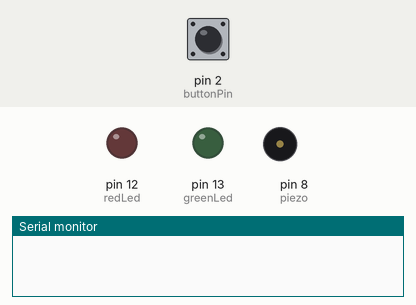
This sketch was run on a simulated Arduino Uno, built with avr-gcc and run on an emulated ATmega328P. Shown: output pins drawn as LEDs (lit = HIGH), buzzer (waves = sounding), the last lines printed to the serial monitor. The test bench sets the inputs (shaded band); at power-on: pin 2 (buttonPin) LOW.

Above: at 1.2 s.
1.3 s: pin 2 (buttonPin) pulled HIGH for 0.15 s
At 1.38 s:
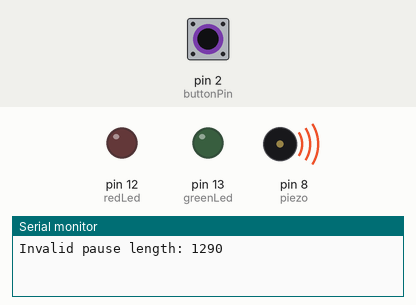
2.9 s: pin 2 (buttonPin) pulled HIGH for 3.2 s
At 6.6 s:
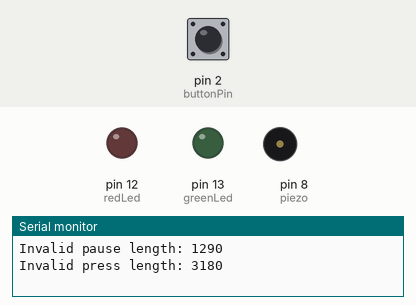
7.6 s: pin 2 (buttonPin) pulsed HIGH 2 times (0.12 s each, 0.3 s apart)
At 7.96 s:
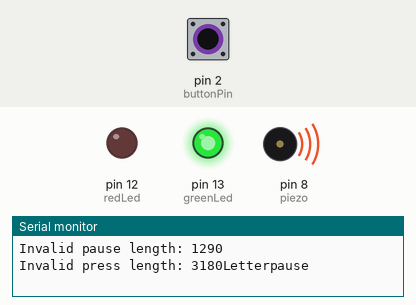
9.7 s: pin 2 (buttonPin) pulsed HIGH 5 times (0.12 s each, 0.3 s apart)
At 10.22 s:
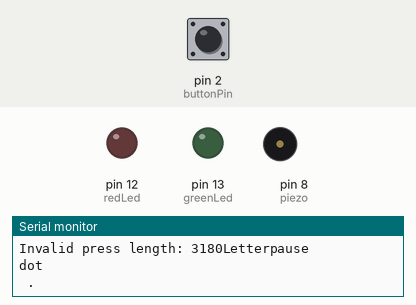
Timing chart, 0 to 12.7 s (numbered marks = the images above; inputs shaded):
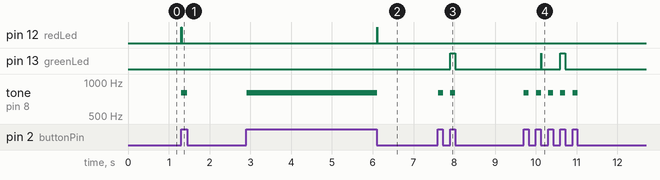

Measured:
- after the input at 1.3 s, pin 12 (redLed): LOW → HIGH at once, → LOW 0.01 s later; tone on pin 8 (piezo): silent → 800 Hz at once, → silent 0.15 s later
- after the input at 2.9 s, pin 12 (redLed): LOW → HIGH after 3.2 s, → LOW 0.01 s later; tone on pin 8 (piezo): silent → 800 Hz at once, → silent 3.2 s later
- after the input at 7.6 s, pin 13 (greenLed): LOW → HIGH after 0.31 s, → LOW 0.12 s later; tone on pin 8 (piezo): alternates 800 Hz for 0.12 s and silent for 0.18 s, 4 changes in all, then stays silent, starting at once
- after the input at 9.7 s, pin 13 (greenLed): LOW → HIGH after 0.43 s, → LOW 0.01 s later, → HIGH 0.46 s later, → LOW 0.12 s later; tone on pin 8 (piezo): alternates 800 Hz for 0.12 s and silent for 0.18 s, 10 changes in all, then stays silent, starting at once

The sketch:

morspy.ino
```cpp
const int buttonPin = 2;
const int greenLed = 13;
const int redLed = 12;
const int piezo = 8;

/*
 * Morse rules:
 *
 * 1. Length of dot is one unit
 * 2. Length of dash is three units
 * 3. The space between parts of the letter is one unit
 * 4. The space between letters is three units
 * 5. The space between words is seven units
 */

int multiplier = 100;
int delayPeriod = 10;
int lastReading = LOW;

int dotLength = multiplier;
int dashLength = multiplier * 3;
int charPause = multiplier;
int letterPause = multiplier * 3;
int wordPause = multiplier * 7;

int dotLengthTolerance = dotLength / 2;
int dashLengthTolerance = dashLength / 2;
int charPauseTolerance = charPause / 2;
int letterPauseTolerance = letterPause / 2;
int wordPauseTolerance = wordPause / 2;

int timeOn = 0;
int timeOff = 0;
int lastTimeOn = 0;
int lastTimeOff = 0;

String morse = "";

int counter = 0;
int remainder;
int buttonStatus [4];

void setup() {
  pinMode(buttonPin, INPUT);
  pinMode(greenLed, OUTPUT);
  pinMode(redLed, OUTPUT);
  Serial.begin(9600);
}


void lateOrEarly(int diffs[]){
  for (int i; i < sizeof(diffs)-1 ; i++){
    Serial.print(diffs[i]);
  }
}

void loop() {
  delay(delayPeriod);

  if (digitalRead(buttonPin) == HIGH){
    tone(piezo, 800);
    digitalWrite(redLed, LOW);
    timeOn += delayPeriod;
    lastTimeOff = timeOff;
    timeOff = 0;
  }
  else{
    noTone(piezo);
    digitalWrite(greenLed, LOW);
    digitalWrite(redLed, LOW);
    timeOff += delayPeriod;
    lastTimeOn = timeOn;
    timeOn = 0;
  }

  if (lastReading != digitalRead(buttonPin) && buttonStatus[0] == lastReading && buttonStatus[1] == lastReading && buttonStatus[2] == lastReading && buttonStatus[3] == lastReading && buttonStatus[4] == lastReading){
    if (lastReading == LOW){
      if ((charPause + charPauseTolerance) > lastTimeOff && lastTimeOff > (charPause - charPauseTolerance)){
        digitalWrite(greenLed, HIGH);
        Serial.println("Charpause");
      }
      else if((letterPause + letterPauseTolerance) > lastTimeOff && lastTimeOff > (letterPause - letterPauseTolerance)){
        digitalWrite(greenLed, HIGH);
        Serial.println("Letterpause");
        morse += " ";
      }
      else if((wordPause + wordPauseTolerance) > lastTimeOff && lastTimeOff > (wordPause - wordPauseTolerance)){
        digitalWrite(greenLed, HIGH);
        Serial.println("Wordpause");
        morse += "/";
      }
      else {
        digitalWrite(redLed, HIGH);
        Serial.print("Invalid pause length: ");
        Serial.println(lastTimeOff);

      }
    }
    else {
      if ((dotLength + dotLengthTolerance) > lastTimeOn && lastTimeOn > (dotLength - dotLengthTolerance)){
        digitalWrite(greenLed, HIGH);
        Serial.println("dot");
        morse += ".";
        Serial.println(morse);
      }
      else if((dashLength + dashLengthTolerance) > lastTimeOn && lastTimeOn > (dashLength - dashLengthTolerance)){
        digitalWrite(greenLed, HIGH);
        Serial.println("dash");
        morse += "-";
        Serial.println(morse);
      }
      else {
        digitalWrite(redLed, HIGH);
        Serial.print("Invalid press length: ");
        Serial.print(lastTimeOn);
      }
    }
  }
  lastReading = digitalRead(buttonPin);

  remainder = counter % 4;
  buttonStatus [remainder] = digitalRead(buttonPin);
  counter++;

}
```
